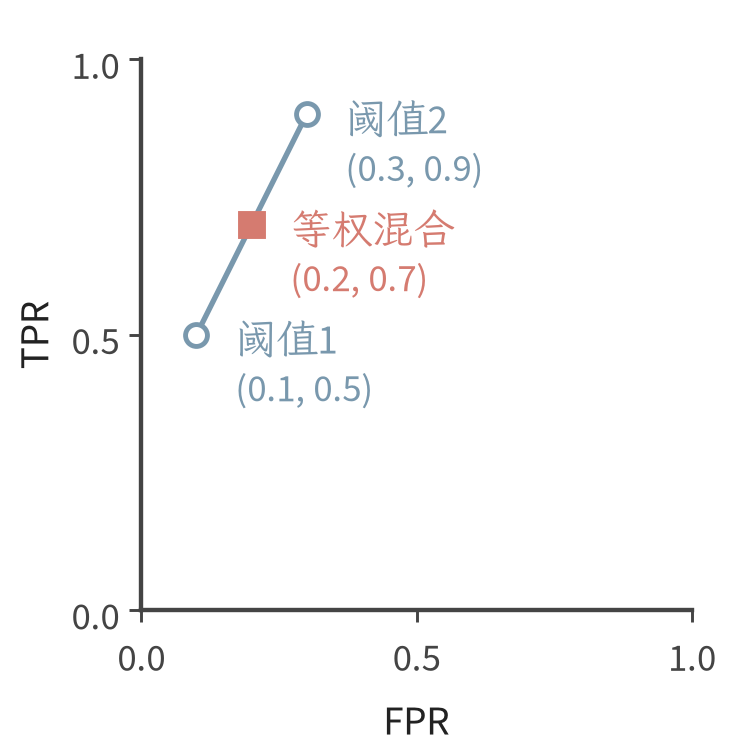

This figure's Python source:
"""Exact ROC panel for the teaching example ex:fairness-random-threshold.

Run from any directory with Matplotlib/NumPy available. Inputs are the explicit
constructed validation rates in the book, not measured experimental evidence.
The mixing coin is independent of the true label; thus both class-conditional
rates are convex combinations. No smoothing, estimation or fitted ROC curve.
"""
from pathlib import Path
import json
import sys

import matplotlib
matplotlib.use("Agg")
from matplotlib import font_manager
import matplotlib.pyplot as plt
import numpy as np

ROOT = next(p for p in Path(__file__).resolve().parents if (p / 'build.sh').is_file() and (p / 'tex/book.tex').is_file())
OUT = Path(__file__).resolve().parent
DATA = OUT / "trust-fairness-roc-data.json"
for filename in ("SourceSans3-Regular.otf", "LXGWWenKai-Regular.ttf", "STIXTwoText-Regular.otf"):
    font_manager.fontManager.addfont(ROOT / "fonts" / filename)
plt.rcParams.update({
    "font.family": ["Source Sans 3", "LXGW WenKai"],
    "font.size": 8.5, "font.weight": "normal", "axes.labelweight": "normal",
    # Source Han's repository OTF uses CFF; Type42 produced invisible CJK glyphs
    # in the rendered PDF despite an apparently embedded font. Type3 retains
    # actual vector glyph outlines and is verified after PDF import into TeX.
    "mathtext.fontset": "stix", "pdf.fonttype": 3, "ps.fonttype": 3,
    "svg.fonttype": "path", "axes.linewidth": .9,
    "text.color": "#222222", "axes.edgecolor": "#444444",
    "axes.labelcolor": "#222222", "xtick.color": "#444444", "ytick.color": "#444444",
    "xtick.labelsize": 8, "ytick.labelsize": 8,
    "xtick.major.width": .6, "ytick.major.width": .6,
})
spec = json.loads(DATA.read_text())
points = np.array(spec["first_group_thresholds"])
weights = np.array(spec["mixture_weights"])
mixed = weights @ points
assert np.isclose(weights.sum(), 1) and np.all(weights >= 0)
assert np.allclose(mixed, spec["mixture_point"]) and np.allclose(mixed, spec["second_group_point"])

fig = plt.figure(figsize=(54 / 25.4, 54 / 25.4), facecolor="white")
ax = fig.add_axes([.19, .18, .74, .74])
ax.spines[["top", "right"]].set_visible(False)
ax.set(xlim=(0, 1), ylim=(0, 1), xticks=[0, .5, 1], yticks=[0, .5, 1])
ax.set_aspect("equal", adjustable="box")
ax.tick_params(length=2.5, pad=2)
ax.set_xlabel("FPR", labelpad=2)
ax.set_ylabel("TPR", labelpad=2)
blue, coral = "#7998AD", "#D57B70"
ax.plot(points[:, 0], points[:, 1], color=blue, lw=1.1, zorder=2)
ax.plot(points[:, 0], points[:, 1], "o", ms=4.5, mfc="white", mec=blue, mew=1, zorder=3)
ax.plot(*mixed, "s", ms=4.8, mfc=coral, mec=coral, mew=.8, zorder=4)
for point, title, coord, color in [
    (points[0], "阈值1", "(0.1, 0.5)", blue),
    (mixed, "等权混合", "(0.2, 0.7)", coral),
    (points[1], "阈值2", "(0.3, 0.9)", blue),
]:
    ax.annotate(title, point, xytext=(8, -1), textcoords="offset points",
                fontsize=8.5, va="center", color=color)
    ax.annotate(coord, point, xytext=(8, -11), textcoords="offset points",
                fontsize=8, va="center", color=color)
fig.canvas.draw()
for extension in ("pdf", "svg", "png"):
    fig.savefig(OUT / f"trust-fairness-roc.{extension}", dpi=350, facecolor="white")
plt.close(fig)
metadata = {
    "python": sys.version.split()[0], "matplotlib": matplotlib.__version__,
    "numpy": np.__version__, "size_mm": [54, 54], "axes_limits": [[0, 1], [0, 1]],
    "aspect": "equal", "origin": [0, 0], "input": DATA.name,
    "fonts": ["SourceSans3-Regular.otf", "LXGWWenKai-Regular.ttf"],
    "mathtext": "stix", "pdf_fonttype": 3, "svg_fonttype": "path",
    "pdf_font_reason": "CFF OpenType Source Han glyphs were invisible under Type42; Type3 vector glyph outlines validated in source and imported PDFs",
    "palette": {"thresholds": blue, "mixture": coral, "outline": "#444444"},
    "processing": "Exact two-point convex combination; no filtering, fitting, sampling or randomness",
    "vector_outputs": ["trust-fairness-roc.pdf", "trust-fairness-roc.svg"],
}
(OUT / "trust-fairness-roc-metadata.json").write_text(json.dumps(metadata, ensure_ascii=False, indent=2) + "\n")
print("Saved the exact 54mm ROC vector panel and native-size preview.")
